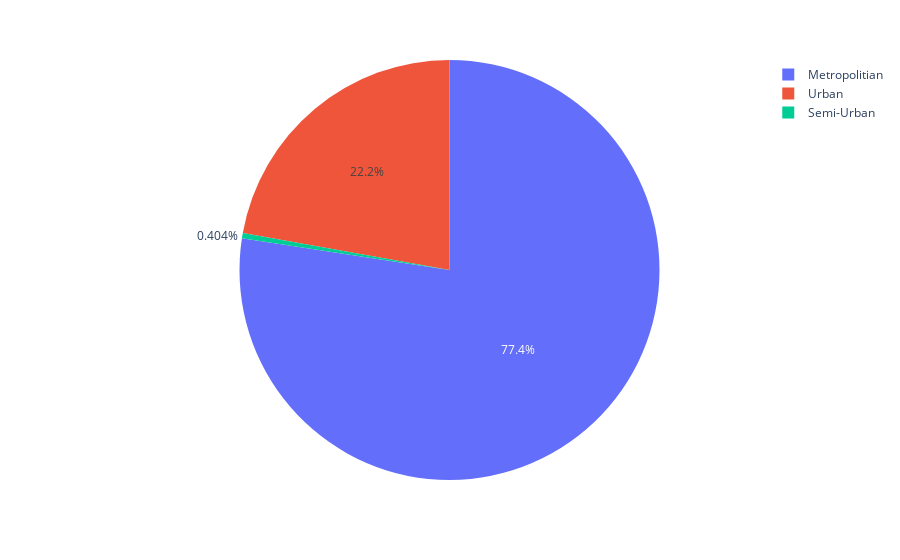

The notebook cell saved with this chart:
### Code cell
#Exercicio 1. Desenhar um gráfico de pizza com a média de idade dos entregadores por cidade

df_media_entregadores = df1.loc[ : , ['City','Delivery_person_Age']].groupby('City').mean().reset_index()
df_media_entregadores

df1 = df1.loc[df1['Delivery_person_Age'] != 'NaN', :]
df1 = df1.loc[df1['City'] != 'NaN', :]
px.pie(df1, values='Delivery_person_Age', names='City')

### Figure 1 — Plotly figure (JSON) as saved in the notebook; plotly's stock layout.template omitted (floating-point values rounded to 4 significant figures; data arrays with more than 128 entries replaced by an {"elided": "..."} marker saying what was removed)
{"data": [{"domain": {"x": [0, 1], "y": [0, 1]}, "hovertemplate": "City=%{label}<br>Delivery_person_Age=%{value}<extra></extra>", "labels": {"elided": "41419 str values"}, "legendgroup": "", "name": "", "showlegend": true, "type": "pie", "values": {"elided": "41419 int values"}}], "layout": {"autosize": true, "legend": {"tracegroupgap": 0}, "margin": {"t": 60}}}
